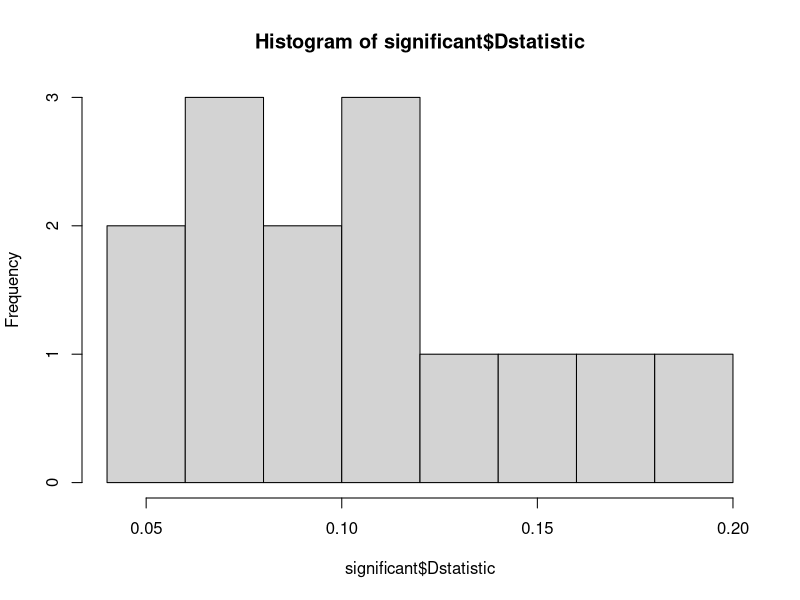
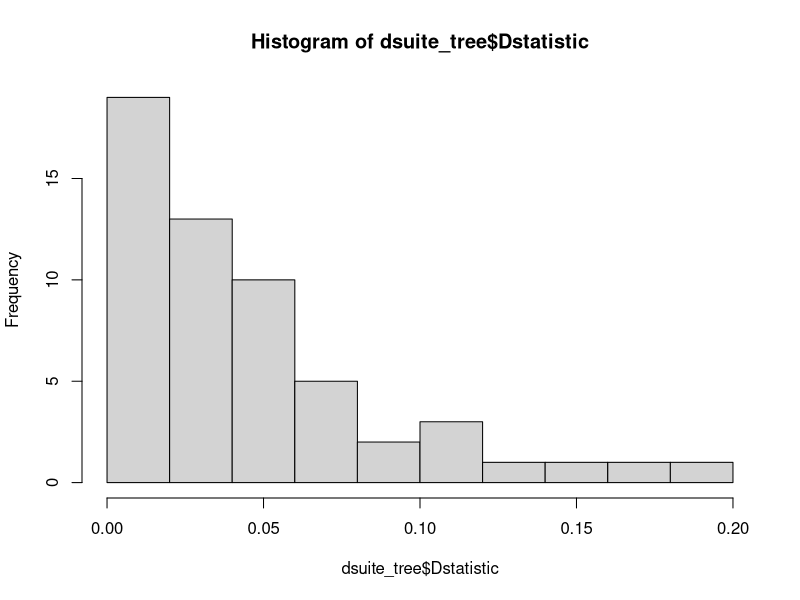
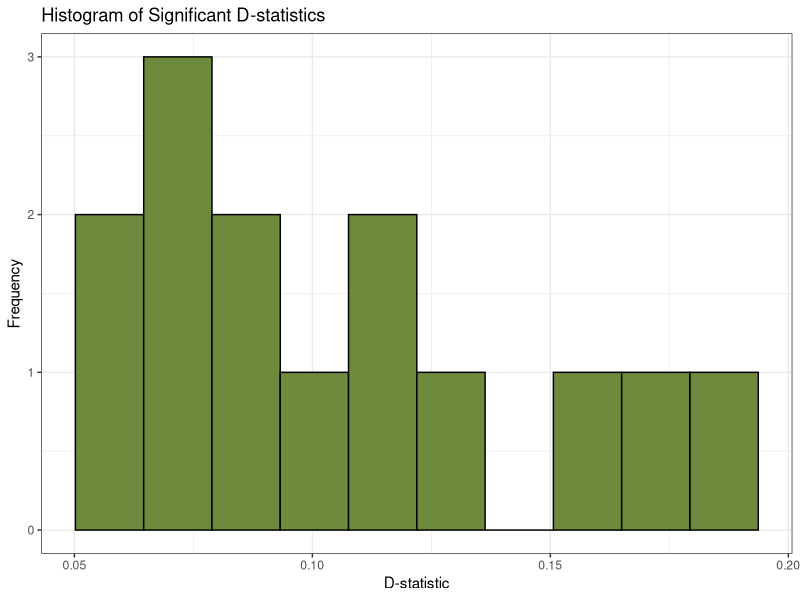

Write R code to recreate these figures, in order.
library(ggplot2)


setwd("ecologicalgenomics/groupProject/")

dSuite<- read.table("dsuite_run_BBAA.txt", header = T)
dsuite_tree <- read.table("dsuite_run_filtered_tree.txt", header = T)


significant<- dsuite_tree[which(dsuite_tree$p.value < 0.05/56),] # no z scores are significant..

significant$sharedLoci = significant$BBAA + significant$ABBA + significant$BABA

write.table(significant, file = "dsuite_tree_filtered_significant.txt", row.names =F)

write.csv(significant, file = "dsuite_tree_filtered_significant.csv", row.names = F)

significant[which.max(significant$sharedLoci),]

range(significant$sharedLoci)
range(significant$Dstatistic)

significant[which.max(significant$Dstatistic),]




cor(dSuite$Dstatistic, dSuite$f4.ratio) # highly positively correlated, as d increases so does f4


significant$domPattern = NA

for(row in 1:nrow(significant)){
  if(significant[row,"ABBA"]<significant[row,"BABA"]){
    significant[row,'domPattern'] = "BABA"
  } else {
    significant[row,'domPattern'] = "ABBA"  
  }
}


hist(significant$Dstatistic)
hist(dsuite_tree$Dstatistic)

significant[which(significant$Dstatistic > 0.1),]

ggplot(significant, aes(x = Dstatistic)) + 
  geom_histogram(bins = 10, colour = "black", fill = 'darkolivegreen4') + 
  theme_bw() + 
  ggtitle("Histogram of Significant D-statistics") + 
  xlab("D-statistic") + 
  ylab("Frequency")



